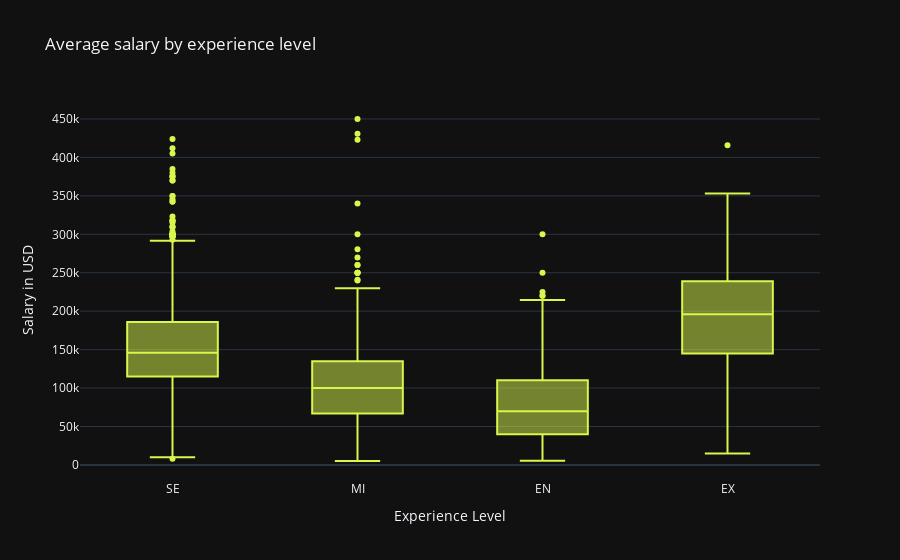

Notebook code for this chart:
### Markdown cell above
#### 1.1.3.2. <a id='toc1_1_3_2_'></a>[¿Cuál es el salario promedio por nivel de experiencia?](#toc0_)

### Code cell
fig = px.box(df, title='Average salary by experience level', x='experience_level', y='salary_in_usd', template="plotly_dark", color_discrete_sequence=['#D8F64B'])
fig.update_xaxes(title_text='Experience Level')
fig.update_yaxes(title_text='Salary in USD')
fig.show()

### Figure 1 — Plotly figure (JSON) as saved in the notebook; plotly's stock layout.template omitted (floating-point values rounded to 4 significant figures; data arrays with more than 128 entries replaced by an {"elided": "..."} marker saying what was removed)
{"data": [{"alignmentgroup": "True", "hovertemplate": "experience_level=%{x}<br>salary_in_usd=%{y}<extra></extra>", "legendgroup": "", "marker": {"color": "#D8F64B"}, "name": "", "notched": false, "offsetgroup": "", "orientation": "v", "showlegend": false, "type": "box", "x": {"elided": "3755 str values"}, "x0": " ", "xaxis": "x", "y": {"elided": "3755 int values"}, "y0": " ", "yaxis": "y"}], "layout": {"boxmode": "group", "legend": {"tracegroupgap": 0}, "title": {"text": "Average salary by experience level"}, "xaxis": {"anchor": "y", "domain": [0, 1], "title": {"text": "Experience Level"}}, "yaxis": {"anchor": "x", "domain": [0, 1], "title": {"text": "Salary in USD"}}}}
